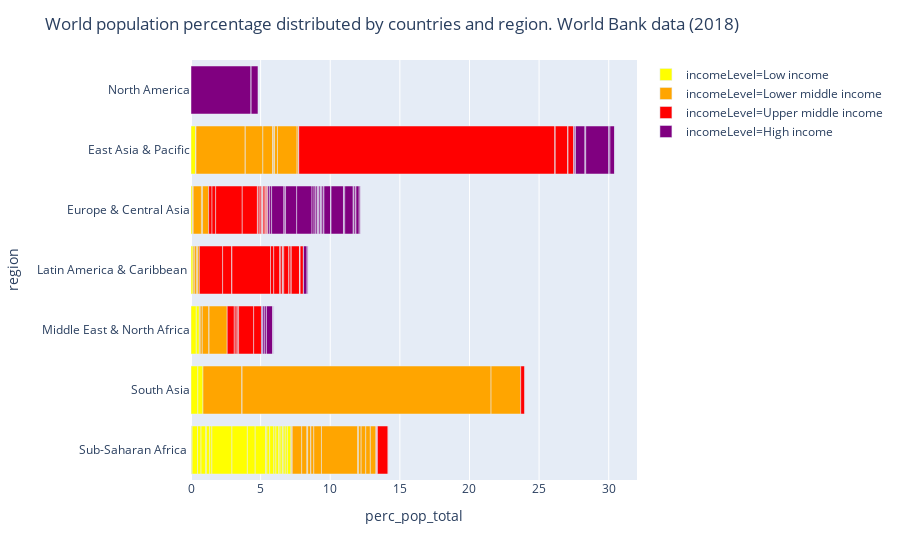

Source (notebook cell):
### Code cell
fig = go.Figure()

fig = px.bar(wb_countries_pop_comp.sort_values(by='region',ascending=False), y="region", x="perc_pop_total", color="incomeLevel", orientation="h", hover_name="name", 
             color_discrete_map={
                "Low income": "yellow",
                "Lower middle income": "orange",
                "Upper middle income": "red",
                "High income": "purple"
             })

#'#0d0887', '#46039f', '#7201a8', '#9c179e', '#bd3786', '#d8576b', '#ed7953', '#fb9f3a', '#fdca26', '#f0f921'
fig.update_layout(title_text='World population percentage distributed by countries and region. World Bank data (2018)')

fig.show()
fig.write_html("PxBarPercPopulationRegionCountriesWBDS.html")

### Figure 1 — Plotly figure (JSON) as saved in the notebook; plotly's stock layout.template omitted (floating-point values rounded to 4 significant figures)
{"data": [{"alignmentgroup": "True", "hoverlabel": {"namelength": 0}, "hovertemplate": "<b>%{hovertext}</b><br><br>incomeLevel=Low income<br>perc_pop_total=%{x}<br>region=%{y}", "hovertext": ["Liberia", "Guinea-Bissau", "Mozambique", "Mali", "Madagascar", "Gambia, The", "Malawi", "Guinea", "Ethiopia", "Eritrea", "Congo, Dem. Rep.", "Uganda", "Tanzania", "Togo", "Chad", "Niger", "South Sudan", "Somalia", "Sierra Leone", "Rwanda", "Central African Republic", "Burundi", "Benin", "Burkina Faso", "Afghanistan", "Nepal", "Yemen, Rep.", "Syrian Arab Republic", "Haiti", "Tajikistan", "Korea, Dem. People’s Rep."], "legendgroup": "incomeLevel=Low income", "marker": {"color": "yellow"}, "name": "incomeLevel=Low income", "offsetgroup": "incomeLevel=Low income", "orientation": "h", "showlegend": true, "textposition": "auto", "type": "bar", "x": [0.06, 0.02, 0.39, 0.25, 0.35, 0.03, 0.24, 0.16, 1.44, null, 1.11, 0.56, 0.74, 0.1, 0.2, 0.3, 0.15, 0.2, 0.1, 0.16, 0.06, 0.15, 0.15, 0.26, 0.49, 0.37, 0.38, 0.22, 0.15, 0.12, 0.34], "xaxis": "x", "y": ["Sub-Saharan Africa ", "Sub-Saharan Africa ", "Sub-Saharan Africa ", "Sub-Saharan Africa ", "Sub-Saharan Africa ", "Sub-Saharan Africa ", "Sub-Saharan Africa ", "Sub-Saharan Africa ", "Sub-Saharan Africa ", "Sub-Saharan Africa ", "Sub-Saharan Africa ", "Sub-Saharan Africa ", "Sub-Saharan Africa ", "Sub-Saharan Africa ", "Sub-Saharan Africa ", "Sub-Saharan Africa ", "Sub-Saharan Africa ", "Sub-Saharan Africa ", "Sub-Saharan Africa ", "Sub-Saharan Africa ", "Sub-Saharan Africa ", "Sub-Saharan Africa ", "Sub-Saharan Africa ", "Sub-Saharan Africa ", "South Asia", "South Asia", "Middle East & North Africa", "Middle East & North Africa", "Latin America & Caribbean ", "Europe & Central Asia", "East Asia & Pacific"], "yaxis": "y"}, {"alignmentgroup": "True", "hoverlabel": {"namelength": 0}, "hovertemplate": "<b>%{hovertext}</b><br><br>incomeLevel=Lower middle income<br>perc_pop_total=%{x}<br>region=%{y}", "hovertext": ["Mauritania", "Lesotho", "Kenya", "Ghana", "Cabo Verde", "Comoros", "Eswatini", "Zambia", "Sao Tome and Principe", "Senegal", "Sudan", "Nigeria", "Congo, Rep.", "Zimbabwe", "Cameroon", "Cote d'Ivoire", "Angola", "Pakistan", "Bhutan", "India", "Bangladesh", "West Bank and Gaza", "Tunisia", "Morocco", "Djibouti", "Egypt, Arab Rep.", "Nicaragua", "Bolivia", "El Salvador", "Honduras", "Moldova", "Ukraine", "Kyrgyz Republic", "Uzbekistan", "Timor-Leste", "Indonesia", "Vanuatu", "Vietnam", "Myanmar", "Mongolia", "Micronesia, Fed. Sts.", "Lao PDR", "Kiribati", "Cambodia", "Philippines", "Papua New Guinea", "Solomon Islands"], "legendgroup": "incomeLevel=Lower middle income", "marker": {"color": "orange"}, "name": "incomeLevel=Lower middle income", "offsetgroup": "incomeLevel=Lower middle income", "orientation": "h", "showlegend": true, "textposition": "auto", "type": "bar", "x": [0.06, 0.03, 0.68, 0.39, 0.01, 0.01, 0.02, 0.23, 0, 0.21, 0.55, 2.59, 0.07, 0.19, 0.33, 0.33, 0.41, 2.8, 0.01, 17.88, 2.13, 0.06, 0.15, 0.48, 0.01, 1.3, 0.09, 0.15, 0.08, 0.13, 0.04, 0.59, 0.08, 0.44, 0.02, 3.54, 0, 1.26, 0.71, 0.04, 0, 0.09, 0, 0.21, 1.41, 0.11, 0.01], "xaxis": "x", "y": ["Sub-Saharan Africa ", "Sub-Saharan Africa ", "Sub-Saharan Africa ", "Sub-Saharan Africa ", "Sub-Saharan Africa ", "Sub-Saharan Africa ", "Sub-Saharan Africa ", "Sub-Saharan Africa ", "Sub-Saharan Africa ", "Sub-Saharan Africa ", "Sub-Saharan Africa ", "Sub-Saharan Africa ", "Sub-Saharan Africa ", "Sub-Saharan Africa ", "Sub-Saharan Africa ", "Sub-Saharan Africa ", "Sub-Saharan Africa ", "South Asia", "South Asia", "South Asia", "South Asia", "Middle East & North Africa", "Middle East & North Africa", "Middle East & North Africa", "Middle East & North Africa", "Middle East & North Africa", "Latin America & Caribbean ", "Latin America & Caribbean ", "Latin America & Caribbean ", "Latin America & Caribbean ", "Europe & Central Asia", "Europe & Central Asia", "Europe & Central Asia", "Europe & Central Asia", "East Asia & Pacific", "East Asia & Pacific", "East Asia & Pacific", "East Asia & Pacific", "East Asia & Pacific", "East Asia & Pacific", "East Asia & Pacific", "East Asia & Pacific", "East Asia & Pacific", "East Asia & Pacific", "East Asia & Pacific", "East Asia & Pacific", "East Asia & Pacific"], "yaxis": "y"}, {"alignmentgroup": "True", "hoverlabel": {"namelength": 0}, "hovertemplate": "<b>%{hovertext}</b><br><br>incomeLevel=Upper middle income<br>perc_pop_total=%{x}<br>region=%{y}", "hovertext": ["Equatorial Guinea", "Gabon", "Mauritius", "Namibia", "South Africa", "Botswana", "Sri Lanka", "Maldives", "Iraq", "Jordan", "Lebanon", "Libya", "Iran, Islamic Rep.", "Algeria", "Mexico", "Colombia", "Belize", "Brazil", "Ecuador", "Peru", "Paraguay", "Dominican Republic", "Dominica", "Grenada", "Costa Rica", "Venezuela, RB", "St. Vincent and the Grenadines", "Cuba", "Suriname", "Argentina", "Jamaica", "St. Lucia", "Guyana", "Guatemala", "Kazakhstan", "Romania", "Russian Federation", "Turkey", "Georgia", "Azerbaijan", "Serbia", "Armenia", "Albania", "North Macedonia", "Montenegro", "Kosovo", "Belarus", "Bosnia and Herzegovina", "Turkmenistan", "Bulgaria", "Tonga", "Tuvalu", "China", "Samoa", "Fiji", "Thailand", "American Samoa", "Marshall Islands", "Malaysia", "Nauru"], "legendgroup": "incomeLevel=Upper middle income", "marker": {"color": "red"}, "name": "incomeLevel=Upper middle income", "offsetgroup": "incomeLevel=Upper middle income", "orientation": "h", "showlegend": true, "textposition": "auto", "type": "bar", "x": [0.02, 0.03, 0.02, 0.03, 0.76, 0.03, 0.29, 0.01, 0.51, 0.13, 0.09, 0.09, 1.08, 0.56, 1.67, 0.66, 0.01, 2.77, 0.23, 0.42, 0.09, 0.14, 0, 0, 0.07, 0.38, 0, 0.15, 0.01, 0.59, 0.04, 0, 0.01, 0.23, 0.24, 0.26, 1.91, 1.09, 0.05, 0.13, 0.09, 0.04, 0.04, 0.03, 0.01, 0.02, 0.13, 0.04, 0.08, 0.09, 0, 0, 18.41, 0, 0.01, 0.92, 0, 0, 0.42, 0], "xaxis": "x", "y": ["Sub-Saharan Africa ", "Sub-Saharan Africa ", "Sub-Saharan Africa ", "Sub-Saharan Africa ", "Sub-Saharan Africa ", "Sub-Saharan Africa ", "South Asia", "South Asia", "Middle East & North Africa", "Middle East & North Africa", "Middle East & North Africa", "Middle East & North Africa", "Middle East & North Africa", "Middle East & North Africa", "Latin America & Caribbean ", "Latin America & Caribbean ", "Latin America & Caribbean ", "Latin America & Caribbean ", "Latin America & Caribbean ", "Latin America & Caribbean ", "Latin America & Caribbean ", "Latin America & Caribbean ", "Latin America & Caribbean ", "Latin America & Caribbean ", "Latin America & Caribbean ", "Latin America & Caribbean ", "Latin America & Caribbean ", "Latin America & Caribbean ", "Latin America & Caribbean ", "Latin America & Caribbean ", "Latin America & Caribbean ", "Latin America & Caribbean ", "Latin America & Caribbean ", "Latin America & Caribbean ", "Europe & Central Asia", "Europe & Central Asia", "Europe & Central Asia", "Europe & Central Asia", "Europe & Central Asia", "Europe & Central Asia", "Europe & Central Asia", "Europe & Central Asia", "Europe & Central Asia", "Europe & Central Asia", "Europe & Central Asia", "Europe & Central Asia", "Europe & Central Asia", "Europe & Central Asia", "Europe & Central Asia", "Europe & Central Asia", "East Asia & Pacific", "East Asia & Pacific", "East Asia & Pacific", "East Asia & Pacific", "East Asia & Pacific", "East Asia & Pacific", "East Asia & Pacific", "East Asia & Pacific", "East Asia & Pacific", "East Asia & Pacific"], "yaxis": "y"}, {"alignmentgroup": "True", "hoverlabel": {"namelength": 0}, "hovertemplate": "<b>%{hovertext}</b><br><br>incomeLevel=High income<br>perc_pop_total=%{x}<br>region=%{y}", "hovertext": ["Seychelles", "United States", "Bermuda", "Canada", "Oman", "Kuwait", "United Arab Emirates", "Israel", "Saudi Arabia", "Bahrain", "Qatar", "Malta", "Bahamas, The", "Chile", "Panama", "Puerto Rico", "Uruguay", "Virgin Islands (U.S.)", "British Virgin Islands", "Curacao", "Cayman Islands", "Trinidad and Tobago", "Turks and Caicos Islands", "Sint Maarten (Dutch part)", "Antigua and Barbuda", "St. Martin (French part)", "Aruba", "St. Kitts and Nevis", "Barbados", "Monaco", "Hungary", "Portugal", "United Kingdom", "Denmark", "Lithuania", "Italy", "Germany", "Belgium", "Czech Republic", "San Marino", "Austria", "Isle of Man", "Iceland", "Slovak Republic", "Slovenia", "Sweden", "Gibraltar", "Cyprus", "Ireland", "Greece", "Andorra", "Poland", "Luxembourg", "Liechtenstein", "Channel Islands", "France", "Estonia", "Faroe Islands", "Finland", "Spain", "Greenland", "Latvia", "Switzerland", "Croatia", "Netherlands", "Norway", "Taiwan, China", "Hong Kong SAR, China", "Guam", "Macao SAR, China", "Northern Mariana Islands", "New Caledonia", "Korea, Rep.", "New Zealand", "Palau", "Japan", "French Polynesia", "Singapore", "Australia", "Brunei Darussalam"], "legendgroup": "incomeLevel=High income", "marker": {"color": "purple"}, "name": "incomeLevel=High income", "offsetgroup": "incomeLevel=High income", "orientation": "h", "showlegend": true, "textposition": "auto", "type": "bar", "x": [0, 4.32, 0, 0.49, 0.06, 0.05, 0.13, 0.12, 0.45, 0.02, 0.04, 0.01, 0.01, 0.25, 0.06, 0.04, 0.05, 0, 0, 0, 0, 0.02, 0, 0, 0, 0, 0, 0, 0, 0, 0.13, 0.14, 0.88, 0.08, 0.04, 0.8, 1.1, 0.15, 0.14, 0, 0.12, 0, 0, 0.07, 0.03, 0.13, 0, 0.02, 0.06, 0.14, 0, 0.5, 0.01, 0, 0, 0.89, 0.02, 0, 0.07, 0.62, 0, 0.03, 0.11, 0.05, 0.23, 0.07, null, 0.1, 0, 0.01, 0, 0, 0.68, 0.06, 0, 1.67, 0, 0.07, 0.33, 0.01], "xaxis": "x", "y": ["Sub-Saharan Africa ", "North America", "North America", "North America", "Middle East & North Africa", "Middle East & North Africa", "Middle East & North Africa", "Middle East & North Africa", "Middle East & North Africa", "Middle East & North Africa", "Middle East & North Africa", "Middle East & North Africa", "Latin America & Caribbean ", "Latin America & Caribbean ", "Latin America & Caribbean ", "Latin America & Caribbean ", "Latin America & Caribbean ", "Latin America & Caribbean ", "Latin America & Caribbean ", "Latin America & Caribbean ", "Latin America & Caribbean ", "Latin America & Caribbean ", "Latin America & Caribbean ", "Latin America & Caribbean ", "Latin America & Caribbean ", "Latin America & Caribbean ", "Latin America & Caribbean ", "Latin America & Caribbean ", "Latin America & Caribbean ", "Europe & Central Asia", "Europe & Central Asia", "Europe & Central Asia", "Europe & Central Asia", "Europe & Central Asia", "Europe & Central Asia", "Europe & Central Asia", "Europe & Central Asia", "Europe & Central Asia", "Europe & Central Asia", "Europe & Central Asia", "Europe & Central Asia", "Europe & Central Asia", "Europe & Central Asia", "Europe & Central Asia", "Europe & Central Asia", "Europe & Central Asia", "Europe & Central Asia", "Europe & Central Asia", "Europe & Central Asia", "Europe & Central Asia", "Europe & Central Asia", "Europe & Central Asia", "Europe & Central Asia", "Europe & Central Asia", "Europe & Central Asia", "Europe & Central Asia", "Europe & Central Asia", "Europe & Central Asia", "Europe & Central Asia", "Europe & Central Asia", "Europe & Central Asia", "Europe & Central Asia", "Europe & Central Asia", "Europe & Central Asia", "Europe & Central Asia", "Europe & Central Asia", "East Asia & Pacific", "East Asia & Pacific", "East Asia & Pacific", "East Asia & Pacific", "East Asia & Pacific", "East Asia & Pacific", "East Asia & Pacific", "East Asia & Pacific", "East Asia & Pacific", "East Asia & Pacific", "East Asia & Pacific", "East Asia & Pacific", "East Asia & Pacific", "East Asia & Pacific"], "yaxis": "y"}], "layout": {"barmode": "relative", "legend": {"tracegroupgap": 0}, "margin": {"t": 60}, "title": {"text": "World population percentage distributed by countries and region. World Bank data (2018)"}, "xaxis": {"anchor": "y", "domain": [0, 1], "title": {"text": "perc_pop_total"}}, "yaxis": {"anchor": "x", "domain": [0, 1], "title": {"text": "region"}}}}
